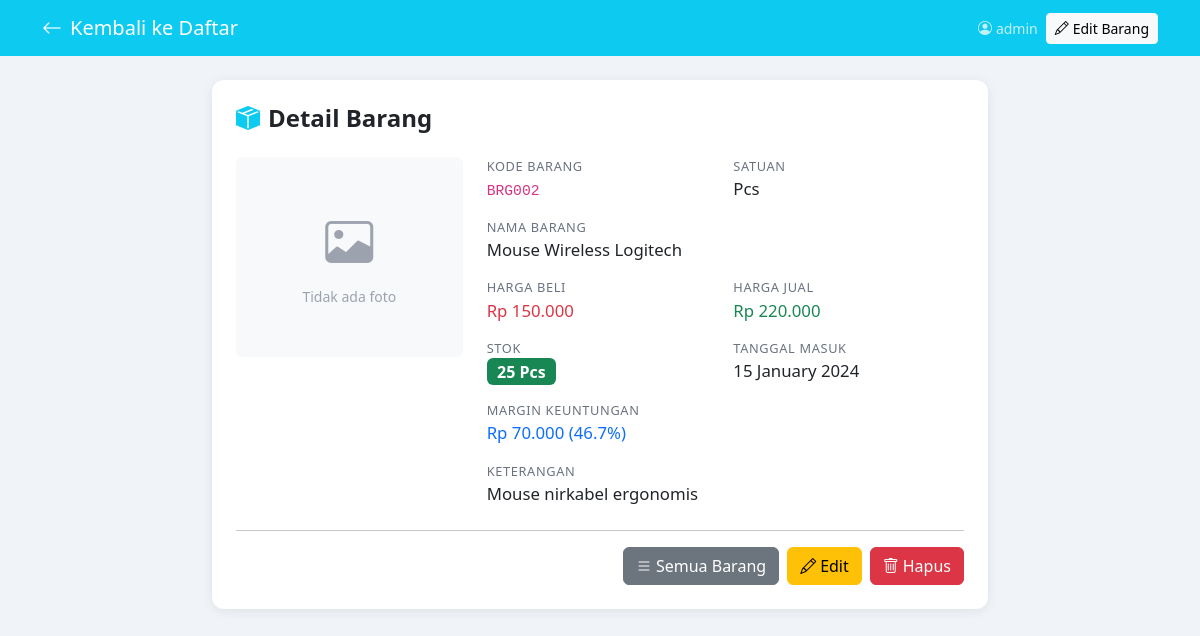
Page /detail.php?id=2 (signed in) on the committed database.
### tables this page shows
CREATE TABLE IF NOT EXISTS barang (
    id_barang    INT AUTO_INCREMENT PRIMARY KEY,
    kode_barang  VARCHAR(50) UNIQUE NOT NULL,
    nama_barang  VARCHAR(150) NOT NULL,
    satuan       VARCHAR(50),
    harga_beli   DECIMAL(15,2),
    harga_jual   DECIMAL(15,2),
    jumlah       INT DEFAULT 0,
    tanggal_masuk DATE,
    keterangan   TEXT,
    foto         VARCHAR(100)
);

### detail.php (the view, shortened to what this page needs)
<?php
require_once 'config.php';
$id  = isset($_GET['id']) ? (int)$_GET['id'] : 0;
$res = $conn->query("SELECT * FROM barang WHERE id_barang = $id");
$row = $res->fetch_assoc();
?>
<!DOCTYPE html>
<html lang="id">
<head>
    <link href="https://cdn.jsdelivr.net/npm/bootstrap@5.3.0/dist/css/bootstrap.min.css" rel="stylesheet">
    <link href="https://cdn.jsdelivr.net/npm/bootstrap-icons@1.10.5/font/bootstrap-icons.css" rel="stylesheet">
</head>
<body>
<nav class="navbar navbar-dark bg-info mb-4">
    <div class="container">
        <a class="navbar-brand" href="index.php"><i class="bi bi-arrow-left me-2"></i>Kembali ke Daftar</a>
        <div class="d-flex align-items-center gap-2">
            <span class="text-white small opacity-75"><i class="bi bi-person-circle me-1"></i><?= htmlspecialchars($_SESSION['username']) ?></span>
            <a href="edit.php?id=<?= $row['id_barang'] ?>" class="btn btn-light btn-sm">
                <i class="bi bi-pencil me-1"></i>Edit Barang
            </a>
        </div>
    </div>
</nav>
<div class="container" style="max-width:800px">
    <div class="card p-4">
        <h4 class="mb-4 fw-bold"><i class="bi bi-box-seam-fill text-info me-2"></i>Detail Barang</h4>
        <div class="row g-4">
            <div class="col-md-4 text-center">
                <?php if ($row['foto'] && file_exists('uploads/'.$row['foto'])): ?>
                    <img src="uploads/<?= htmlspecialchars($row['foto']) ?>" class="foto-barang" alt="Foto Barang">
                <?php else: ?>
                    <div class="d-flex align-items-center justify-content-center bg-light rounded"
                         style="height:200px; color:#9ca3af; flex-direction:column; gap:8px;">
                        <i class="bi bi-image" style="font-size:3rem;"></i>
                        <span class="small">Tidak ada foto</span>
                    </div>
                <?php endif; ?>
            </div>
            <div class="col-md-8">
                <div class="row g-3">
                    <div class="col-6">
                        <div class="label-field">Kode Barang</div>
                        <div class="value-field"><code><?= htmlspecialchars($row['kode_barang']) ?></code></div>
                    </div>
                    <div class="col-6">
                        <div class="label-field">Satuan</div>
                        <div class="value-field"><?= htmlspecialchars($row['satuan']) ?></div>
                    </div>
                    <div class="col-12">
                        <div class="label-field">Nama Barang</div>
                        <div class="value-field"><?= htmlspecialchars($row['nama_barang']) ?></div>
                    </div>
                    <div class="col-6">
                        <div class="label-field">Harga Beli</div>
                        <div class="value-field text-danger">Rp <?= number_format($row['harga_beli'], 0, ',', '.') ?></div>
                    </div>
                    <div class="col-6">
                        <div class="label-field">Harga Jual</div>
                        <div class="value-field text-success">Rp <?= number_format($row['harga_jual'], 0, ',', '.') ?></div>
                    </div>
                    <div class="col-6">
                        <div class="label-field">Stok</div>
                        <?php $stok = (int)$row['jumlah'];
                              $cls = $stok <= 0 ? 'danger' : ($stok <= 5 ? 'warning' : 'success'); ?>
                        <div class="value-field">
                            <span class="badge bg-<?= $cls ?> fs-6"><?= $stok ?> <?= htmlspecialchars($row['satuan']) ?></span>
                        </div>
                    </div>
                    <div class="col-6">
                        <div class="label-field">Tanggal Masuk</div>
                        <div class="value-field">
                            <?= $row['tanggal_masuk'] ? date('d F Y', strtotime($row['tanggal_masuk'])) : '-' ?>
                        </div>
                    </div>
                    <?php
                    $margin = $row['harga_jual'] - $row['harga_beli'];
                    $pct    = $row['harga_beli'] > 0 ? round($margin / $row['harga_beli'] * 100, 1) : 0;
                    ?>
                    <div class="col-6">
                        <div class="label-field">Margin Keuntungan</div>
                        <div class="value-field text-primary">
                            Rp <?= number_format($margin, 0, ',', '.') ?> (<?= $pct ?>%)
                        </div>
                    </div>
                    <?php if ($row['keterangan']): ?>
                    <div class="col-12">
                        <div class="label-field">Keterangan</div>
                        <div class="value-field"><?= nl2br(htmlspecialchars($row['keterangan'])) ?></div>
                    </div>
                    <?php endif; ?>
                </div>
            </div>
        </div>
        <hr class="mt-4">
        <div class="d-flex gap-2 justify-content-end">
            <a href="index.php" class="btn btn-secondary"><i class="bi bi-list me-1"></i>Semua Barang</a>
            <a href="edit.php?id=<?= $row['id_barang'] ?>" class="btn btn-warning">
                <i class="bi bi-pencil me-1"></i>Edit
            </a>
            <a href="index.php?hapus=<?= $row['id_barang'] ?>" class="btn btn-danger"
               onclick="return confirm('Yakin ingin menghapus barang ini?')">
                <i class="bi bi-trash me-1"></i>Hapus
            </a>
        </div>
    </div>
</div>
</body>
</html>

### detail.php (style rules this page uses)
body { background: #f0f4f8; }
.card { border: none; border-radius: 12px; box-shadow: 0 2px 12px rgba(0,0,0,.08); }
.label-field { font-size: .8rem; color: #6b7280; text-transform: uppercase; letter-spacing: .05em; }
.value-field { font-size: 1.05rem; font-weight: 500; }

### rows in the picture
barang: kode_barang "BRG002", satuan "Pcs", nama_barang "Mouse Wireless Logitech", harga_beli "150.000", harga_jual "220.000", jumlah "25", tanggal_masuk "15 January 2024", margin "70.000", pct "46.7", keterangan "Mouse nirkabel ergonomis"

### other values in the picture
$_SESSION['username'] "admin"
